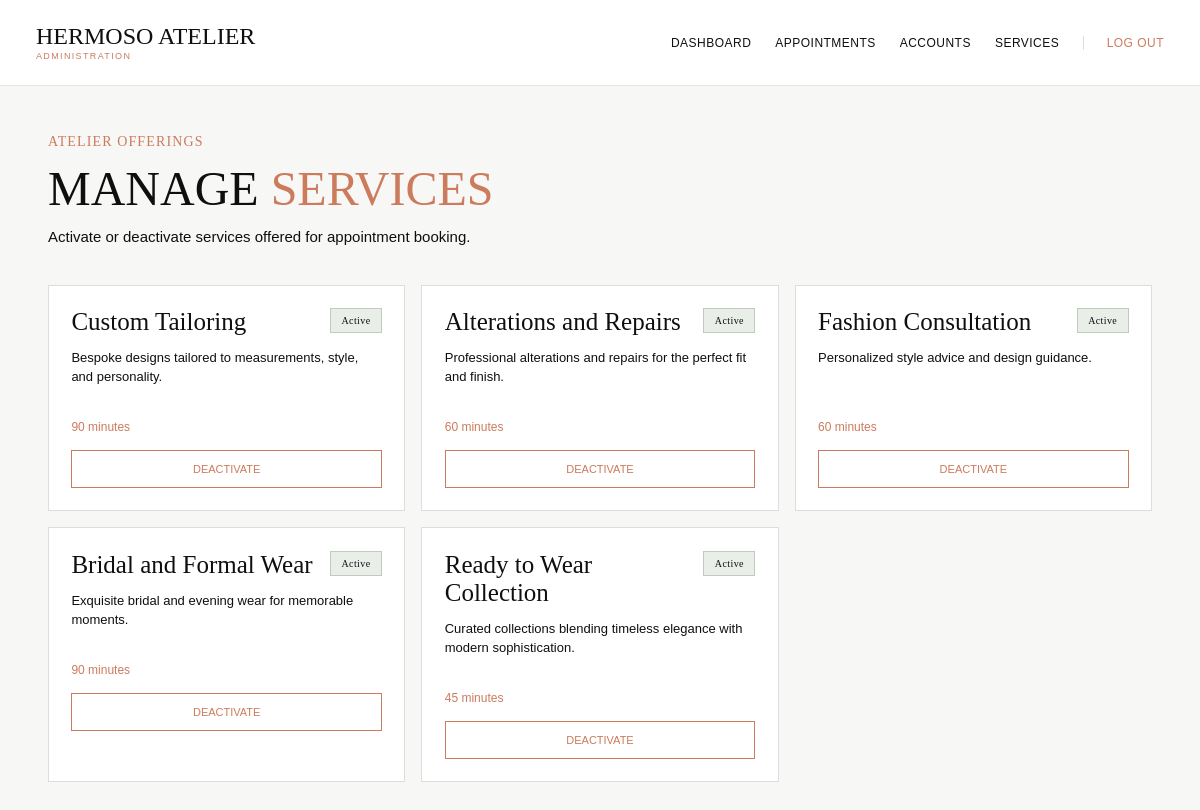
Screenshot of /admin/services.php (signed in) with the database file from the repository.
### tables this page shows
CREATE TABLE services (
    id INT UNSIGNED AUTO_INCREMENT PRIMARY KEY,
    name VARCHAR(150) NOT NULL UNIQUE,
    description TEXT NULL,
    duration_minutes INT UNSIGNED NOT NULL DEFAULT 60,
    is_active TINYINT(1) NOT NULL DEFAULT 1,
    created_at TIMESTAMP NOT NULL DEFAULT CURRENT_TIMESTAMP
);

### admin/services.php (the view, shortened to what this page needs)
<?php
$pdo = getConnection();
$stmt = $pdo->query("SELECT id,name,description,duration_minutes,is_active FROM services ORDER BY id ASC");
$services = $stmt->fetchAll();
?>
<!DOCTYPE html>
<html lang="en">
<head><meta charset="UTF-8"><meta name="viewport" content="width=device-width, initial-scale=1.0">
<link rel="stylesheet" href="../assets/css/style.css"><link rel="stylesheet" href="assets/admin.css"></head>
<body class="admin-page">
<?php include 'header.php'; ?>
<main class="admin-main">
<div class="admin-page-heading"><div>
<div class="admin-kicker">ATELIER OFFERINGS</div>
<h1>MANAGE <span>SERVICES</span></h1>
<p>Activate or deactivate services offered for appointment booking.</p>
</div></div>
<section class="service-admin-grid">
<?php foreach ($services as $service): ?>
<article class="service-admin-card">
<div class="service-admin-top"><h2><?= htmlspecialchars($service['name'], ENT_QUOTES, 'UTF-8') ?></h2>
<span class="status-badge <?= $service['is_active']?'status-confirmed':'status-cancelled' ?>"><?= $service['is_active']?'Active':'Inactive' ?></span></div>
<p><?= htmlspecialchars($service['description'] ?? '', ENT_QUOTES, 'UTF-8') ?></p>
<div class="service-duration"><?= (int)$service['duration_minutes'] ?> minutes</div>
<form method="POST" action="service_action.php">
<button class="admin-outline-button" type="submit"><?= $service['is_active']?'DEACTIVATE':'ACTIVATE' ?></button>
</form>
</article>
<?php endforeach; ?>
</section>
</main>
</body>
</html>

### admin/header.php (shortened to what this page needs)
<header class="admin-header">
    <a href="../index.php" class="admin-logo">
        <span class="admin-logo-main">HERMOSO ATELIER</span>
        <span class="admin-logo-sub">ADMINISTRATION</span>
    </a>
    <nav class="admin-nav">
        <a href="dashboard.php">DASHBOARD</a>
        <a href="appointments.php">APPOINTMENTS</a>
        <a href="accounts.php">ACCOUNTS</a>
        <a href="services.php">SERVICES</a>
        <a href="logout.php" class="admin-logout">LOG OUT</a>
    </nav>
</header>

### assets/css/style.css (style rules this page uses)
:root { --ink: #0f0f10; --paper: #f7f7f6; --soft: #ececec; --accent: #cc7b5d; --accent-soft: #dec7b6; --line: #c8a990; --header-h: 15vh; --serif: "Californian FB", "Californian", "Baskerville", "Baskerville Old Face", Georgia, serif; --sans: Arial, Helvetica, sans-serif; }
* { box-sizing: border-box; }
html { scroll-behavior: smooth; }
body { margin: 0; color: var(--ink); background: #fff; font-family: var(--serif); }
a { color: inherit; text-decoration: none; }

### admin/assets/admin.css (style rules this page uses)
.admin-page,.admin-auth-page { margin:0;min-height:100vh;background:#f7f7f6;color:var(--ink);font-family:var(--serif) }
.admin-kicker { color:var(--accent);letter-spacing:.08em;font-size:14px;margin-bottom:1rem }
.admin-auth-card h1,.admin-page-heading h1 { margin:0;font-size:clamp(44px,4vw,78px);line-height:.95;font-weight:400 }
.admin-auth-card h1 span,.admin-page-heading h1 span { color:var(--accent) }
.admin-header { position:sticky;top:0;z-index:100;min-height:86px;display:flex;justify-content:space-between;align-items:center;padding:0 3vw;background:#fff;border-bottom:1px solid #e5e5e5 }
.admin-logo { display:flex;flex-direction:column;line-height:1 }
.admin-logo-main { font-size:24px }
.admin-logo-sub { color:var(--accent);margin-top:.3rem;font-family:var(--sans);font-size:9px;letter-spacing:.15em }
.admin-nav { display:flex;align-items:center;gap:clamp(15px,2vw,36px);font-family:var(--sans);font-size:12px;letter-spacing:.04em }
.admin-nav .admin-logout { color:var(--accent);border-left:1px solid #ddd;padding-left:1.4rem }
.admin-main { padding:6vh 4vw 8vh }
.admin-page-heading { display:flex;justify-content:space-between;align-items:flex-end;margin-bottom:2.5rem }
.admin-page-heading p { margin:1rem 0 0;font-family:var(--sans);font-size:15px }
.status-badge { display:inline-block;padding:.38rem .65rem;font-size:10px;letter-spacing:.04em;border:1px solid #ccc;background:#f2f2f2 }
.status-confirmed { background:#e9eee9;border-color:#becbbd }
.service-admin-grid { display:grid;grid-template-columns:repeat(3,1fr);gap:1rem }
.service-admin-card { background:#fff;border:1px solid #ddd;padding:1.4rem }
.service-admin-top { display:flex;justify-content:space-between;gap:1rem;align-items:flex-start }
.service-admin-card h2 { margin:0;font-size:25px;font-weight:400 }
.service-admin-card p { font-family:var(--sans);line-height:1.45;font-size:13px;min-height:58px }
.service-duration { color:var(--accent);font-family:var(--sans);font-size:12px;margin-bottom:1rem }
.admin-outline-button { width:100%;padding:.75rem;border:1px solid var(--accent);background:#fff;color:var(--accent);font-family:var(--sans);font-size:11px;cursor:pointer }

### rows the page displays
services: name "Custom Tailoring", is_active "Active", description "Bespoke designs tailored to measurements, style, and personality.", duration_minutes "90"
services: name "Alterations and Repairs", is_active "Active", description "Professional alterations and repairs for the perfect fit and finish.", duration_minutes "60"
services: name "Fashion Consultation", is_active "Active", description "Personalized style advice and design guidance.", duration_minutes "60"
services: name "Bridal and Formal Wear", is_active "Active", description "Exquisite bridal and evening wear for memorable moments.", duration_minutes "90"
services: name "Ready to Wear Collection", is_active "Active", description "Curated collections blending timeless elegance with modern sophistication.", duration_minutes "45"
